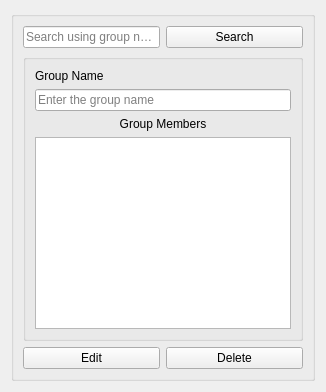
          <widget class="QWidget" name="tab_17">
           <attribute name="title">
            <string>Edit or Delete Group</string>
           </attribute>
           <layout class="QGridLayout" name="gridLayout_32">
            <item row="0" column="0">
             <widget class="QGroupBox" name="gb_d_edit_3">
              <property name="title">
               <string/>
              </property>
              <layout class="QGridLayout" name="gridLayout_40">
               <item row="0" column="0">
                <layout class="QHBoxLayout" name="horizontalLayout_4">
                 <item>
                  <widget class="QLineEdit" name="txt_g_edit_groupname">
                   <property name="sizePolicy">
                    <sizepolicy hsizetype="Expanding" vsizetype="Fixed">
                     <horstretch>1</horstretch>
                     <verstretch>0</verstretch>
                    </sizepolicy>
                   </property>
                   <property name="placeholderText">
                    <string>Search using group name</string>
                   </property>
                  </widget>
                 </item>
                 <item>
                  <widget class="QPushButton" name="btn_g_edit_search">
                   <property name="sizePolicy">
                    <sizepolicy hsizetype="Minimum" vsizetype="Fixed">
                     <horstretch>1</horstretch>
                     <verstretch>0</verstretch>
                    </sizepolicy>
                   </property>
                   <property name="text">
                    <string>Search</string>
                   </property>
                  </widget>
                 </item>
                </layout>
               </item>
               <item row="1" column="0">
                <widget class="QGroupBox" name="groupBox_7">
                 <property name="title">
                  <string/>
                 </property>
                 <property name="alignment">
                  <set>Qt::AlignCenter</set>
                 </property>
                 <layout class="QGridLayout" name="gridLayout_39">
                  <item row="2" column="0">
                   <widget class="QLineEdit" name="g_edit_groupname">
                    <property name="placeholderText">
                     <string>Enter the group name</string>
                    </property>
                   </widget>
                  </item>
                  <item row="1" column="0">
                   <widget class="QLabel" name="label_7">
                    <property name="text">
                     <string>Group Name</string>
                    </property>
                   </widget>
                  </item>
                  <item row="4" column="0">
                   <widget class="QListWidget" name="g_edit_group_members">
                    <property name="selectionMode">
                     <enum>QAbstractItemView::MultiSelection</enum>
                    </property>
                   </widget>
                  </item>
                  <item row="3" column="0">
                   <widget class="QLabel" name="label_8">
                    <property name="text">
                     <string>Group Members</string>
                    </property>
                    <property name="alignment">
                     <set>Qt::AlignCenter</set>
                    </property>
                   </widget>
                  </item>
                 </layout>
                </widget>
               </item>
               <item row="2" column="0">
                <layout class="QHBoxLayout" name="horizontalLayout">
                 <item>
                  <widget class="QPushButton" name="pb_g_edit">
                   <property name="text">
                    <string>Edit</string>
                   </property>
                  </widget>
                 </item>
                 <item>
                  <widget class="QPushButton" name="pb_g_delete">
                   <property name="text">
                    <string>Delete</string>
                   </property>
                  </widget>
                 </item>
                </layout>
               </item>
              </layout>
             </widget>
            </item>
           </layout>
          </widget>
